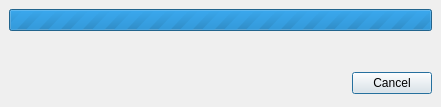
<?xml version="1.0" encoding="UTF-8"?>
<ui version="4.0">
 <class>ProgressDialog</class>
 <widget class="QDialog" name="ProgressDialog">
  <property name="geometry">
   <rect>
    <x>0</x>
    <y>0</y>
    <width>441</width>
    <height>107</height>
   </rect>
  </property>
  <property name="windowTitle">
   <string>Progress Dialog</string>
  </property>
  <layout class="QVBoxLayout" name="verticalLayout">
   <property name="spacing">
    <number>0</number>
   </property>
   <property name="leftMargin">
    <number>0</number>
   </property>
   <property name="topMargin">
    <number>0</number>
   </property>
   <property name="rightMargin">
    <number>0</number>
   </property>
   <property name="bottomMargin">
    <number>0</number>
   </property>
   <item>
    <widget class="QWidget" name="progressBarContainer" native="true">
     <layout class="QVBoxLayout" name="verticalLayout_2">
      <item>
       <widget class="QProgressBar" name="progressBar">
        <property name="minimumSize">
         <size>
          <width>400</width>
          <height>0</height>
         </size>
        </property>
        <property name="maximum">
         <number>0</number>
        </property>
        <property name="value">
         <number>0</number>
        </property>
       </widget>
      </item>
      <item>
       <widget class="QLabel" name="label">
        <property name="text">
         <string/>
        </property>
       </widget>
      </item>
     </layout>
    </widget>
   </item>
   <item>
    <widget class="QWidget" name="buttonBoxContainer" native="true">
     <layout class="QVBoxLayout" name="verticalLayout_3">
      <item>
       <widget class="QDialogButtonBox" name="buttonBox">
        <property name="orientation">
         <enum>Qt::Horizontal</enum>
        </property>
        <property name="standardButtons">
         <set>QDialogButtonBox::Cancel</set>
        </property>
       </widget>
      </item>
     </layout>
    </widget>
   </item>
  </layout>
 </widget>
 <resources/>
 <connections>
  <connection>
   <sender>buttonBox</sender>
   <signal>accepted()</signal>
   <receiver>ProgressDialog</receiver>
   <slot>accept()</slot>
   <hints>
    <hint type="sourcelabel">
     <x>248</x>
     <y>254</y>
    </hint>
    <hint type="destinationlabel">
     <x>157</x>
     <y>274</y>
    </hint>
   </hints>
  </connection>
  <connection>
   <sender>buttonBox</sender>
   <signal>rejected()</signal>
   <receiver>ProgressDialog</receiver>
   <slot>reject()</slot>
   <hints>
    <hint type="sourcelabel">
     <x>316</x>
     <y>260</y>
    </hint>
    <hint type="destinationlabel">
     <x>286</x>
     <y>274</y>
    </hint>
   </hints>
  </connection>
 </connections>
</ui>
